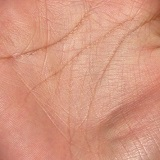
%> input picture colorpics/IMG_002 (3).JPG, 160 x 160 px
$ octave testresp2.m   (GNU Octave 9; MATLAB toolbox functions it lacks are replaced by stand-ins)
%> lines starting %> are read from the running program, lines starting %| are printed output that depends on the picture
### cmfrat.m
function mat = cmfrat(row, col, angle)
    row = row + 4;
    col = col + 4;
    mat = zeros(row, col);

    m = -tand(angle);
    a = round(col / 2);
    b = round(row / 2);

    if (angle >= 0 && angle <= 45) || (angle > 135 && angle <= 180)
        for x=col - 2:-1:3
            y = round(m*(x - a) + b);
            mat([y-1, y, y+1], x) = 1/33;
            mat([y-3, y-2, y+2, y+3], x) = -1/66;
        end

    elseif angle > 45 && angle <= 135
        for y=row - 2:-1:3
            x = round((y - b)/m + a);
            mat(y, [x-1, x, x+1]) = 1/33;
            mat(y, [x-3, x-2, x+2, x+3]) = -1/66;
        end
    end
end

### edgeresponse.m
function image = edgeresponse(im, resp)
        %cmfrat filters 0, 20, 40, 60, 80, 100, 120, 140, 160
        f0 = cmfrat(11, 11, 0);
        f20 = cmfrat(11, 11, 20);
        f40 = cmfrat(11, 11, 40);
        f60 = cmfrat(11, 11, 60);
        f80 = cmfrat(11, 11, 80);
        f100 = cmfrat(11, 11, 100);
        f120 = cmfrat(11, 11, 120);
        f140 = cmfrat(11, 11, 140);
        f160 = cmfrat(11, 11, 160);

        im0 = imfilter(im, f0, 'symmetric');
        im20 = imfilter(im, f20, 'symmetric');
        im40 = imfilter(im, f40, 'symmetric');
        im60 = imfilter(im, f60, 'symmetric');
        im80 = imfilter(im, f80, 'symmetric');
        im100 = imfilter(im, f100, 'symmetric');
        im120 = imfilter(im, f120, 'symmetric');
        im140 = imfilter(im, f140, 'symmetric');
        im160 = imfilter(im, f160, 'symmetric');

        %combined the images
        if strcmp(resp, 'max')
            image = maxresponse(im0, im20, im40, im60, im80, im100, im120, im140, im160);
        else
            image = minresponse(im0, im20, im40, im60, im80, im100, im120, im140, im160);
        end

        image = imadjust(image);

% [13 lines of commented-out code are left out]
end

### maxresponse.m
function image = maxresponse(im0, im20, im40, im60, im80, im100, im120, im140, im160)
    [row, col] = size(im0);
    image = zeros(row, col);
    for t=1:row
       for k=1:col
            image(t, k) = max([im0(t, k), im20(t, k), im40(t, k), im60(t, k), im80(t, k), im100(t, k), im120(t, k), im140(t, k), im160(t, k)]);
       end
    end
end

### percentile.m
function th = percentile(im, perc)
    [counts, xi] = imhist(im);
    percent = counts/sum(counts) * 100;
    th = 256;
    temp = 0;
    while temp < perc && th >= 1
       temp = temp + percent(th);
       th = th - 1;
    end

    if th == 0
        th = 1;
    else
        th = xi(th);
    end
end

### testresp2.m
close all;
% [13 lines of commented-out code are left out]
    im2 = imread('IMG_002 (3).JPG');
%> im2 is the input picture: size 160x160x3 uint8; mean R, G, B 213, 150.6, 128.1
    im1 = imread('IMG_003 (3).JPG');
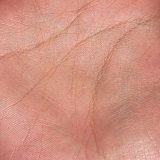
%> input picture colorpics/IMG_003 (3).jpg, 160 x 160 px
%> im1 is the input picture: size 160x160x3 uint8; mean R, G, B 208.2, 145.5, 129.2
% [7 lines of commented-out code are left out]
    imb1 = im2double(rgb2gray(im1));
    imb2 = im2double(rgb2gray(im2));

    %edge response
    imfirstedge1 = edgeresponse(imb1, 'max');
    imfirstedge2 = edgeresponse(imb2, 'max');
%> call 2 of edgeresponse, with resp = 'max'
%> in edgeresponse (call 2), `im80 = imfilter(im, f80, 'symmetric');`:
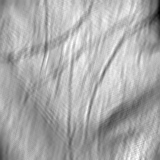
%> im80: size 160x160 double; min 0.116, max 0.268, mean 0.218; drawn with min black and max white
%> in edgeresponse (call 2), `im120 = imfilter(im, f120, 'symmetric');`:
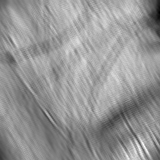
%> im120: size 160x160 double; min 0.127, max 0.282, mean 0.218; drawn with min black and max white

    imsecondedge1 = edgeresponse(imcomplement(imfirstedge1), 'max');
%> call 3 of edgeresponse, with resp = 'max'
%> in edgeresponse (call 3), `im40 = imfilter(im, f40, 'symmetric');`:
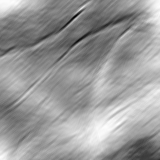
%> im40: size 160x160 double; min -0.115, max 0.345, mean 0.163; drawn with min black and max white
    imsecondedge2 = edgeresponse(imcomplement(imfirstedge2), 'max');
%> call 4 of edgeresponse, with resp = 'max'
%> in edgeresponse (call 4), `im160 = imfilter(im, f160, 'symmetric');`:
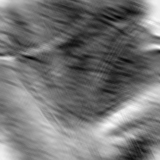
%> im160: size 160x160 double; min -0.0413, max 0.359, mean 0.143; drawn with min black and max white
%> after the loop in maxresponse (call 4), `for t=1:row`:
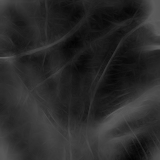
%> image: size 160x160 double; min 0.0135, max 0.387, mean 0.167
%> in edgeresponse (call 4), `image = imadjust(image);`:
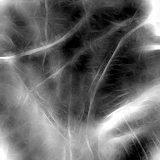
%> image: size 160x160 double; min 0, max 1, mean 0.412

    imthirdedge1 = edgeresponse(imcomplement(imsecondedge1), 'max');
    imthirdedge2 = edgeresponse(imcomplement(imsecondedge2), 'max');

    %canny
    %first im
    tlow1 = percentile(imfirstedge1, 12);
%> in percentile, `[counts, xi] = imhist(im);`: counts = 256 values, max 269 at index 1, min 6 at index 253, mean 100; xi = 256 values from 0 to 1
%> in percentile, `percent = counts/sum(counts) * 100;`: percent = 256 values, max 1.05 at index 1, min 0.0234 at index 253, mean 0.391
%> the loop in percentile, `while temp < perc && th >= 1` made 63 passes
%> temp on passes 1 to 12: 1.02, 1.08, 1.12, 1.15, 1.19, 1.24, 1.29, 1.33, 1.39, 1.46, 1.51, 1.56
%> after the loop in percentile, `while temp < perc && th >= 1`: temp = 12.04; th = 193
%> in percentile, `th = xi(th);`: th = 0.753
%> tlow1 = 0.753
    thigh1 = percentile(imfirstedge1, 5);
%> the loop in percentile (call 2), `while temp < perc && th >= 1` made 43 passes
%> thigh1 = 0.831
%> (the run ends here)
